Frame 1 (no input): blank canvas, image omitted
Frame 60 (no input): blank canvas, image omitted
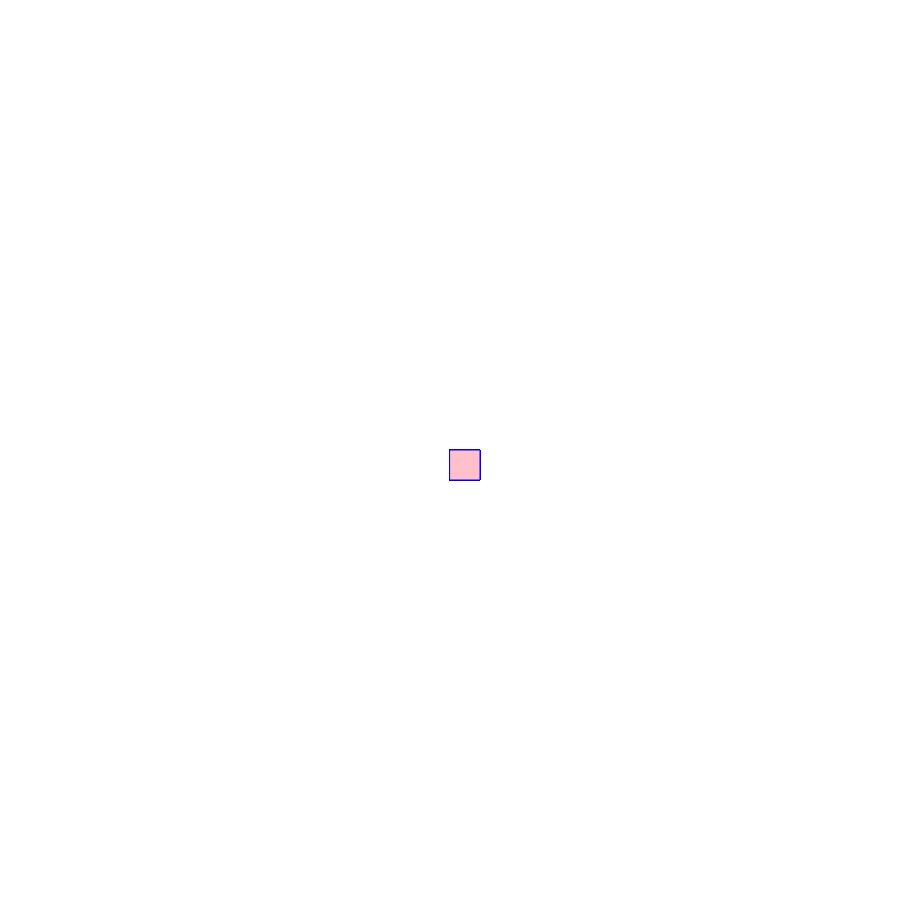
Frame 120 (the mouse pressed at the canvas centre since frame 60)

The p5.js sketch whose frames 1 and 60 were blank and that drew this single picture after the mouse press (run headless with seeded random() and noise() and a simulated clock; from frame 60 on, the mouse is pressed at the canvas centre):

// p5.js sketch
// ── sketch.js
function setup() {
  createCanvas(900, 900);
   background("white");
}

function draw() {
  stroke("blue")
  fill("pink")
 
  
  
  if(mouseIsPressed){
    rect(mouseX,mouseY,30,30)
  }
}
